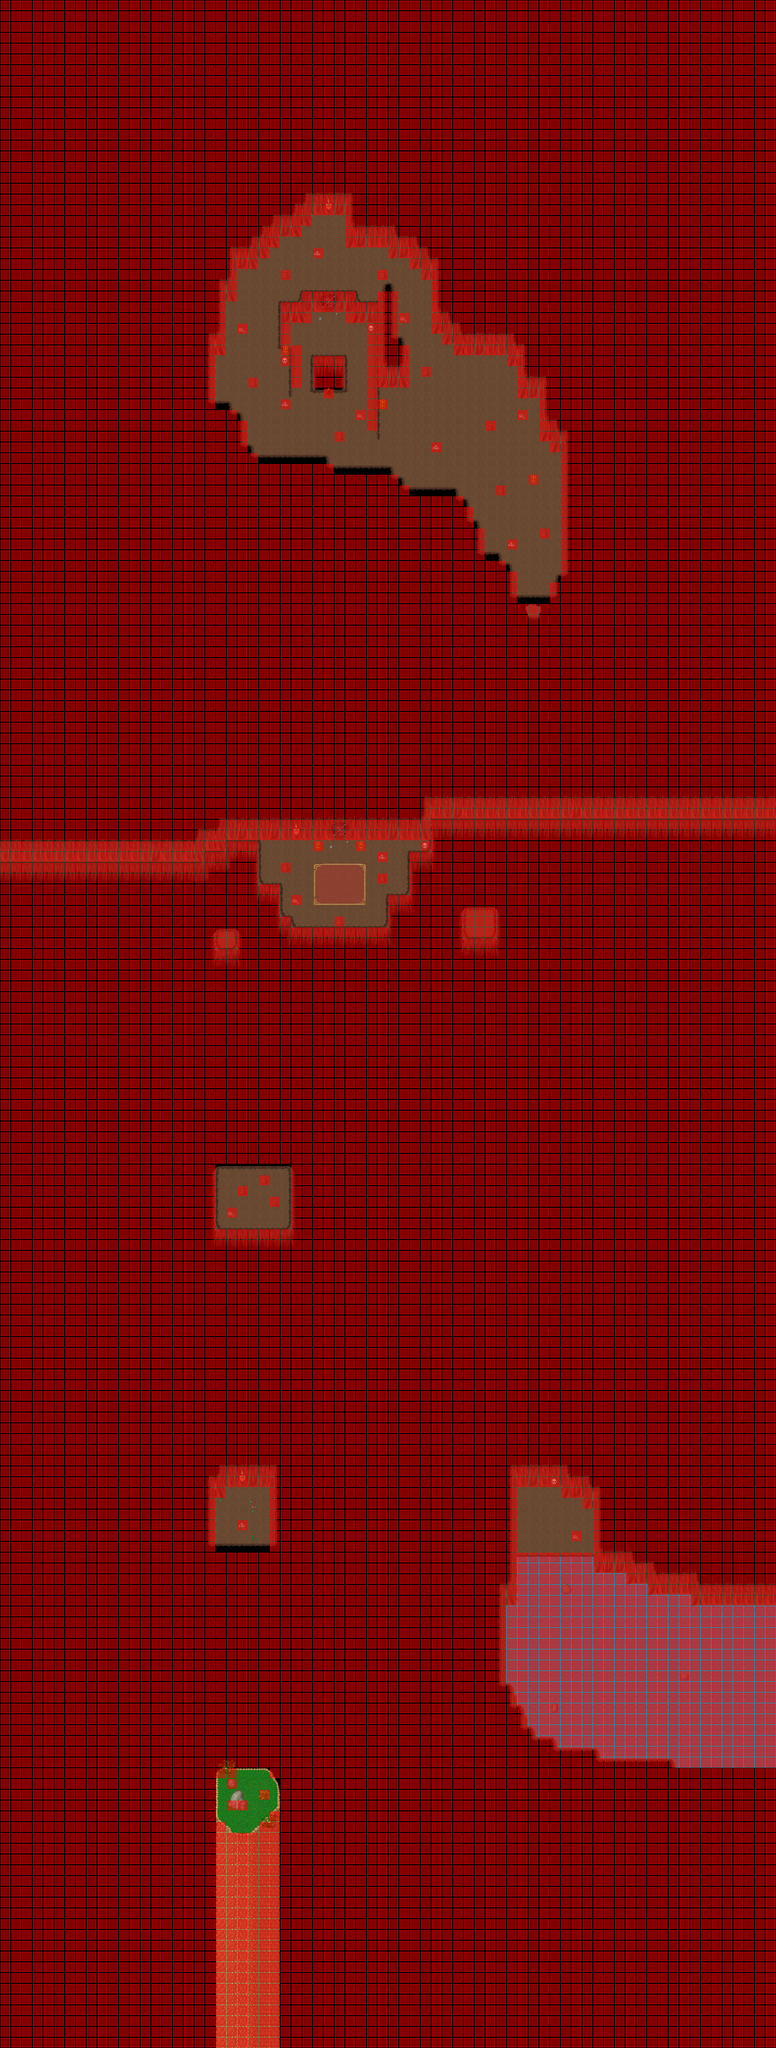

Below is a game level as drawn by its tile map, then a one-line description and the .tmx that defines it (tile-layer data replaced by summaries):
An orthogonal 72x190 tile map with 32x32 px tiles, 5 tile layers (Ground, Under, Fringe, Over, ...), 8 tilesets.

<map version="1.0" orientation="orthogonal" width="72" height="190" tilewidth="32" tileheight="32">
 <properties>
  <property name="name" value="Random" />
 </properties>
 <tileset firstgid="1" name="Cave" tilewidth="32" tileheight="32">
  <image source="../graphics/tiles/cave.png" width="512" height="256" />
 </tileset>
 <tileset firstgid="129" name="Cave x2" tilewidth="32" tileheight="64">
  <image source="../graphics/tiles/cave_x2.png" width="512" height="64" />
 </tileset>
 <tileset firstgid="145" name="Cave Bilevel" tilewidth="32" tileheight="32">
  <image source="../graphics/tiles/cave_bilevel.png" width="512" height="512" />
 </tileset>
 <tileset firstgid="401" name="Cave wet wall" tilewidth="32" tileheight="32">
  <image source="../graphics/tiles/cave_ani_wetwall.png" width="512" height="512" />
 </tileset>
 <tileset firstgid="657" name="Collision" tilewidth="32" tileheight="32">
  <image source="../graphics/tiles/collision.png" width="64" height="32" />
 </tileset>
 <tileset firstgid="659" name="Woodland indoor" tilewidth="32" tileheight="32">
  <image source="../graphics/tiles/woodland_indoor.png" width="512" height="512" />
 </tileset>
 <tileset firstgid="915" name="Woodland ground" tilewidth="32" tileheight="32">
  <image source="../graphics/tiles/Woodland_ground.png" width="512" height="512" />
 </tileset>
 <tileset firstgid="1171" name="woodland x2" tilewidth="32" tileheight="64">
  <image source="../graphics/tiles/Woodland_x2.png" width="512" height="128" />
 </tileset>
 <layer name="Ground" width="72" height="190">
  <data>[13680 cells, 13680 non-empty, 158 distinct tile ids]</data>
 </layer>
 <layer name="Under" width="72" height="190">
  <data>[13680 cells, 230 non-empty, 69 distinct tile ids]</data>
 </layer>
 <layer name="Fringe" width="72" height="190">
  <data>[13680 cells, 31 non-empty, 13 distinct tile ids]</data>
 </layer>
 <layer name="Over" width="72" height="190">
  <data>[13680 cells, 79 non-empty, 7 distinct tile ids]</data>
 </layer>
 <layer name="Collision" width="72" height="204">
  <data>[14688 cells, 12970 non-empty, 1 distinct tile ids]</data>
 </layer>
</map>
